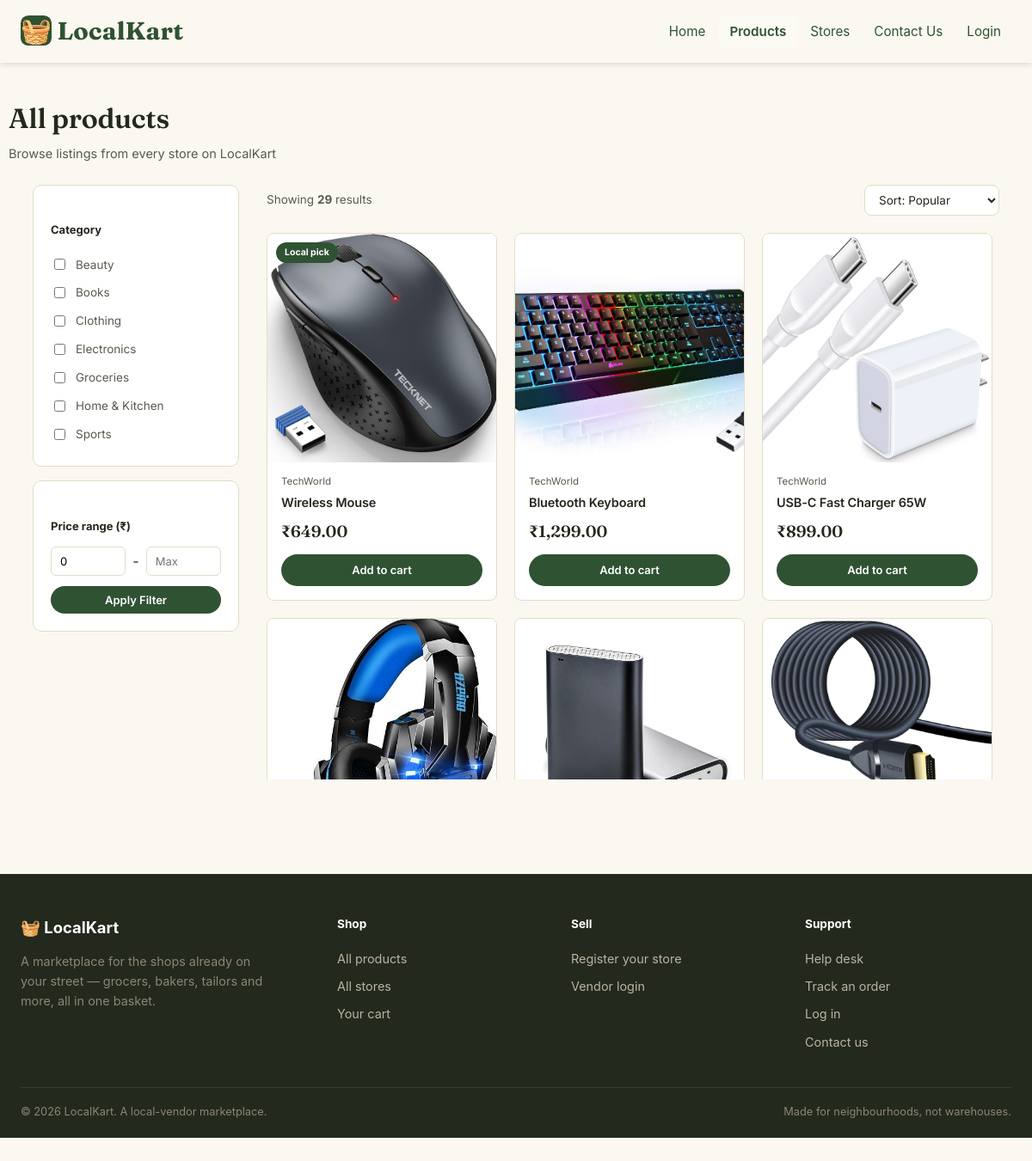
/products.php, run on the app's committed database.
### tables this page shows
CREATE TABLE IF NOT EXISTS categories (
    id INT AUTO_INCREMENT PRIMARY KEY,
    name VARCHAR(50) NOT NULL,
    description TEXT
);

CREATE TABLE IF NOT EXISTS products (
    id INT AUTO_INCREMENT PRIMARY KEY,
    vendor_id INT NOT NULL,
    category_id INT,
    name VARCHAR(100) NOT NULL,
    description TEXT,
    price DECIMAL(10,2) NOT NULL,
    stock INT DEFAULT 0,
    image VARCHAR(255),
    created_at TIMESTAMP DEFAULT CURRENT_TIMESTAMP,
    FOREIGN KEY (vendor_id) REFERENCES vendors(id) ON DELETE CASCADE,
    FOREIGN KEY (category_id) REFERENCES categories(id)
);

CREATE TABLE IF NOT EXISTS vendors (
    id INT AUTO_INCREMENT PRIMARY KEY,
    user_id INT NOT NULL,
    store_name VARCHAR(100) NOT NULL,
    address TEXT,
    verified BOOLEAN DEFAULT FALSE,
    FOREIGN KEY (user_id) REFERENCES users(id) ON DELETE CASCADE
);

### products.php (the view, shortened to what this page needs)
<?php
require_once 'config.php';
try {
    $catStmt = $pdo->query("SELECT id, name FROM categories ORDER BY name ASC");
    $categories = $catStmt->fetchAll(PDO::FETCH_ASSOC);
} catch (PDOException $e) {
    $categories = [];
}
$selectedCategories = $_GET['category_id'] ?? [];
$selectedCategories = array_values(array_filter(
    array_map('intval', array_filter($selectedCategories, 'is_scalar')),
    fn($id) => $id > 0
));
$minPrice = isset($_GET['min_price']) && is_numeric($_GET['min_price']) ? (float)$_GET['min_price'] : 0;
$maxPrice = isset($_GET['max_price']) && is_numeric($_GET['max_price']) ? (float)$_GET['max_price'] : null;
$sort = $_GET['sort'] ?? 'popular';
$sql = "SELECT p.*, v.store_name FROM products p JOIN vendors v ON p.vendor_id = v.id WHERE p.price >= ?";
$params = [$minPrice];
switch ($sort) {
    case 'popular':
    default:
        $sql .= " ORDER BY p.id ASC";
        break;
}
try {
    $stmt = $pdo->prepare($sql);
    $stmt->execute($params);
    $products = $stmt->fetchAll(PDO::FETCH_ASSOC);
} catch (PDOException $e) {
    $products = [];
}
?>
<!DOCTYPE html>
<html lang="en">
<head>
</head>
<body>
<?php include 'partials/header.php'; ?>
<div class="wrap page-head">
  <h1>All products</h1>
  <p>Browse listings from every store on LocalKart</p>
</div>
<div class="products-layout">
  <aside>
    <form method="GET" id="filterForm">
      <div class="filter-box" style="animation-delay:.05s">
        <h5>Category</h5>
        <?php if (!empty($categories)): ?>
            <?php foreach ($categories as $cat): ?>
                <label class="filter-row">
                    <input type="checkbox" name="category_id[]" value="<?= $cat['id'] ?>"
                        <?= in_array($cat['id'], $selectedCategories) ? 'checked' : '' ?> onchange="this.form.submit()">
                    <?= htmlspecialchars($cat['name']) ?>
                </label>
            <?php endforeach; ?>
        <?php else: ?>
            <p style="font-size:13px; color:var(--ink-soft);">No categories found.</p>
        <?php endif; ?>
      </div>
      <div class="filter-box" style="animation-delay:.1s">
        <h5>Price range (₹)</h5>
        <div class="price-inputs">
            <input type="number" name="min_price" value="<?= htmlspecialchars($minPrice) ?>" placeholder="Min" min="0">
            <span>-</span>
            <input type="number" name="max_price" value="<?= htmlspecialchars((string) ($maxPrice ?? '')) ?>" placeholder="Max" min="0">
        </div>
        <button type="submit" class="btn btn-primary btn-sm" style="width:100%; margin-top:12px;">Apply Filter</button>
      </div>
    </form>
  </aside>
  <div>
    <div class="results-bar">
      <span>Showing <strong><?= count($products) ?></strong> results</span>
      <select class="sort-select" onchange="location = this.value;">
        <?php
            $queryString = $_GET;
            unset($queryString['sort']);
            $baseQuery = http_build_query($queryString);
            $prefix = $baseQuery ? '?' . $baseQuery . '&sort=' : '?sort=';
        ?>
        <option value="<?= $prefix ?>popular" <?= $sort === 'popular' ? 'selected' : '' ?>>Sort: Popular</option>
      </select>
    </div>
    <div class="product-scroll-box">
      <div class="product-grid" id="grid">
        <?php if (!empty($products)): ?>
            <?php foreach ($products as $index => $product): ?>
                <?php
                    $imagePath = "uploads/products/" . htmlspecialchars($product['image']);
                    $displayImage = (!empty($product['image']) && file_exists($imagePath)) ? $imagePath : "uploads/products/default.jpg";
                    $delay = $index * 0.04;
                ?>
                <div class="product-card" style="animation-delay:<?= $delay ?>s">
                  <div class="product-img">
                    <?php if (isset($product['stock']) && $product['stock'] > 0 && $product['stock'] < 5): ?>
                        <span class="badge sale">Low stock</span>
                    <?php elseif ($index === 0): ?>
                        <span class="badge">Local pick</span>
                    <?php endif; ?>
                    <img src="<?= $displayImage ?>" alt="<?= htmlspecialchars($product['name']) ?>">
                  </div>
                  <div class="product-info">
                    <div class="store-name"><?= htmlspecialchars($product['store_name']) ?></div>
                    <h4><?= htmlspecialchars($product['name']) ?></h4>
                    <div class="price-row">
                      <span class="price">₹<?= number_format($product['price'], 2) ?></span>
                    </div>
                    <div class="add-row">
                      <a href="cart.php?action=add&id=<?= $product['id'] ?>" class="btn btn-primary btn-sm" onclick="addToCart(this)">Add to cart</a>
                    </div>
                  </div>
                </div>
            <?php endforeach; ?>
        <?php else: ?>
            <p style="grid-column: 1/-1; color: var(--ink-soft); text-align: center; padding: 40px 0;">No products match your filter criteria.</p>
        <?php endif; ?>
      </div>
    </div>
  </div>
</div>
<?php include 'partials/footer.php'; ?>
</body>
</html>

### products.php (style rules this page uses)
:root { --paper:#FBF8F1; --paper-alt:#F1E9DA; --ink:#23291D; --ink-soft:#565C4E; --line:#E3DBC8; --moss:#2F5233; --moss-dark:#20391F; --marigold:#E7A62F; --marigold-dark:#C98A1B; --brick:#A63D2F; --white:#FFFFFF; --radius-card:10px; --radius-pill:999px; --shadow-soft: 0 1px 2px rgba(35,41,29,0.06), 0 6px 16px rgba(35,41,29,0.05); --shadow-lift: 0 10px 28px rgba(35,41,29,0.12); }
* { box-sizing:border-box; }
body { margin:0; background:var(--paper); color:var(--ink); font-family:'Inter',sans-serif; line-height:1.55; }
h1,h2,h3,h4,.display { font-family:'Fraunces',serif; color:var(--ink); margin:0; font-weight:600; letter-spacing:-0.01em; }
p { margin:0; }
a { color:inherit; text-decoration:none; }
img { max-width:100%; display:block; }
.wrap { max-width:1180px; margin:0 auto; padding:0 28px; }
.page-head { padding:40px 0 24px; }
.page-head h1 { font-size:32px; }
.page-head p { color:var(--ink-soft); margin-top:6px; font-size:14.5px; }
.products-layout { display:grid; grid-template-columns:240px 1fr; gap:32px; max-width:1180px; margin:0 auto; padding:0 28px 70px; align-items:start; }
.filter-box { background:var(--white); border:1px solid var(--line); border-radius:var(--radius-card); padding:20px; opacity:0; animation:fadeIn .4s ease forwards; }
.filter-box + .filter-box { margin-top:16px; }
.filter-box h5 { font-size:13px; font-weight:700; margin-bottom:14px; }
.filter-row { display:flex; align-items:center; gap:9px; font-size:13.5px; color:var(--ink-soft); padding:6px 0; cursor:pointer; }
.filter-row input { accent-color:var(--moss); }
.price-inputs { display:flex; gap:8px; align-items:center; margin-top:10px; }
.price-inputs input { width:100%; padding:6px 10px; border:1px solid var(--line); border-radius:6px; font:inherit; font-size:13px; background:var(--white); }
.results-bar { display:flex; justify-content:space-between; align-items:center; margin-bottom:16px; font-size:13.5px; color:var(--ink-soft); }
.sort-select { border:1px solid var(--line); border-radius:8px; padding:8px 12px; font:inherit; background:var(--white); color:var(--ink); cursor:pointer; }
.product-scroll-box { max-height: 640px; overflow-y: auto; padding-right: 8px; padding-bottom: 12px; padding-top: 4px; scrollbar-width: thin; scrollbar-color: var(--line) transparent; }
.product-grid { display:grid; grid-template-columns:repeat(3,1fr); gap:20px; }
.product-card { background:var(--white); border:1px solid var(--line); border-radius:8px; overflow:hidden; position:relative; opacity:0; transform:translateY(16px); animation:riseIn .45s ease forwards; transition:transform .2s ease, box-shadow .2s ease; }
.product-img { width: 100%; aspect-ratio: 1 / 1; overflow: hidden; position: relative; background: var(--paper-alt); }
.product-img img { width: 100%; height: 100%; object-fit: cover; object-position: center; transition: transform .4s ease; }
.badge { position:absolute; top:10px; left:10px; font-size:10.5px; font-weight:700; padding:4px 10px; border-radius:var(--radius-pill); background:var(--moss); color:#fff; z-index:2; }
.product-info { padding:14px 16px 16px; }
.product-info .store-name { font-size:11.5px; color:var(--ink-soft); margin-bottom:4px; white-space:nowrap; overflow:hidden; text-overflow:ellipsis; }
.product-info h4 { font-family:'Inter'; font-weight:600; font-size:14.5px; margin:0 0 6px; display:-webkit-box; -webkit-line-clamp:1; -webkit-box-orient:vertical; overflow:hidden; }
.price-row { display:flex; align-items:baseline; gap:8px; margin-top:8px; }
.price { font-family:'Fraunces',serif; font-size:19px; font-weight:600; color:var(--ink); }
.add-row { margin-top:12px; display:flex; gap:8px; }
.add-row .btn { flex:1; }
.btn { display:inline-flex; align-items:center; justify-content:center; gap:8px; border:none; cursor:pointer; font-family:inherit; font-weight:600; font-size:14px; padding:11px 22px; border-radius:var(--radius-pill); transition:background .15s, color .15s, transform .1s, box-shadow .15s; }
.btn-primary { background:var(--moss); color:#fff; }
.btn-sm { padding:8px 16px; font-size:13px; }

### data on the page
categories: name "Beauty"
categories: name "Books"
categories: name "Clothing"
categories: name "Electronics"
categories: name "Groceries"
categories: name "Home & Kitchen"
categories: name "Sports"
products: stock "Local pick", image (picture), vendor.store_name "TechWorld", name "Wireless Mouse", price "649.00"
products: image (picture), vendor.store_name "TechWorld", name "Bluetooth Keyboard", price "1,299.00"
products: image (picture), vendor.store_name "TechWorld", name "USB-C Fast Charger 65W", price "899.00"
products: image (picture)
products: image (picture)
products: image (picture)

### other printed values
count($products) "29"
